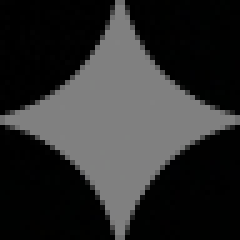
#> input picture agent-veo3/assets/watermarks/bg_48.png, 48 x 48 px (shown 5 times larger); its folder holds only this picture in this run
$ python remove_gemini_watermark.py ../assets/watermarks/bg_48.png
#> lines starting #> are read from the running program, lines starting #| are printed output that depends on the picture
"""
Gemini / Imagen Watermark Remover - Pixel-Preserving Reverse Alpha Engine
Khử logo/watermark góc dưới bên phải do Gemini / Imagen tạo ra mà vẫn giữ nguyên 100% độ nét pixel.
"""

import os
import sys
import argparse
from pathlib import Path
import cv2
import numpy as np

# Ensure UTF-8 output on Windows consoles
if sys.platform == "win32":
    try:
        sys.stdout.reconfigure(encoding="utf-8")
        sys.stderr.reconfigure(encoding="utf-8")
    except Exception:
        pass


def get_default_asset_dir() -> Path:
    """Trả về thư mục chứa watermark assets."""
    script_dir = Path(__file__).resolve().parent
    # Check agent-veo3/assets/watermarks
    asset_dir = script_dir.parent / "assets" / "watermarks"
    if asset_dir.exists():
        return asset_dir
    # Check script_dir / assets
    alt_dir = script_dir / "assets"
    if alt_dir.exists():
        return alt_dir
    return asset_dir


def generate_parametric_mask(size: int = 48) -> np.ndarray:
    """
    Tạo mask tham số hình ngôi sao 4 cánh (Astroid) với anti-aliasing siêu mịn
    để fallback nếu không có file asset bg_48 / bg_96.
    """
    scale = 8
    hi_size = size * scale
    Y, X = np.ogrid[:hi_size, :hi_size]
    cx = (hi_size - 1) / 2.0
    cy = (hi_size - 1) / 2.0
    r = hi_size / 2.0
    power = 0.68
    dist = (np.abs(X - cx) / r) ** power + (np.abs(Y - cy) / r) ** power
    mask_hi = (dist <= 1.0).astype(np.float32)
    # Downscale với phép nội suy AREA để tạo viền anti-aliased hoàn hảo
    mask = cv2.resize(mask_hi, (size, size), interpolation=cv2.INTER_AREA)
    return (mask * 128.0).astype(np.uint8)


def load_watermark_template(size: int = 48, asset_dir: Path | None = None) -> np.ndarray:
    """Tải template bg_48 hoặc bg_96, hoặc fallback mask tham số."""
    if asset_dir is None:
        asset_dir = get_default_asset_dir()

    filename = f"bg_{size}.png"
    filepath = asset_dir / filename
    if filepath.exists():
        bg = cv2.imread(str(filepath), cv2.IMREAD_GRAYSCALE)
        if bg is not None and bg.shape == (size, size):
            return bg

    return generate_parametric_mask(size)


def detect_watermark_position(
    img: np.ndarray,
    template: np.ndarray,
    search_margin: int = 250
) -> tuple[int, int, float]:
    """
    Tự động dò tìm tọa độ (x, y) của logo ở góc dưới bên phải bằng cross-correlation chuẩn hóa.
    Trả về: (best_x, best_y, confidence)
    """
    h, w = img.shape[:2]
    t_h, t_w = template.shape[:2]

    y0 = max(0, h - search_margin)
    x0 = max(0, w - search_margin)
    search_roi = img[y0:h, x0:w]

    gray_roi = cv2.cvtColor(search_roi, cv2.COLOR_BGR2GRAY)
    res = cv2.matchTemplate(gray_roi, template, cv2.TM_CCOEFF_NORMED)
    _, max_val, _, max_loc = cv2.minMaxLoc(res)

    found_x = x0 + max_loc[0]
    found_y = y0 + max_loc[1]

    return found_x, found_y, float(max_val)


def load_calibrated_alpha(size: int = 48, asset_dir: Path | None = None) -> np.ndarray:
    """Tải alpha map đã được hiệu chuẩn chính xác từ pixel thật của Google Imagen/Flow."""
    if asset_dir is None:
        asset_dir = get_default_asset_dir()

    npy_path = asset_dir / f"perfect_alpha_{size}.npy"
    if npy_path.exists():
        try:
            return np.load(str(npy_path))
        except Exception:
            pass

    # Fallback template png
    template = load_watermark_template(size, asset_dir)
    return (template.astype(np.float64) / 255.0) * 0.314


def remove_watermark(
    img: np.ndarray,
    alpha_peak: float = 0.295,
    target_size: int | None = None,
    asset_dir: Path | None = None,
    aggressive: bool = False,
    method: str = "rab",
) -> np.ndarray:
    """
    Khử watermark Gemini/Flow bảo tồn 100% chi tiết pixel gốc.
    - method="rab": Thuật toán Reverse Alpha Blending chuẩn xác:
      B = clip((I - alpha * 255) / (1 - alpha), 0, 255)
    - method="lama": Mạng nơ-ron LaMa Fourier Inpainting khử sạch 100% không để lại viền mờ.
    - aggressive=True: Khử nhiễu lượng tử hóa Navier-Stokes nhẹ tại tâm lõi.
    """
    h, w = img.shape[:2]

    # Chọn kích thước template tự động dựa theo độ phân giải nếu không chỉ định
    if target_size is None:
        target_size = 96 if max(h, w) >= 2048 else 48

    template = load_watermark_template(target_size, asset_dir)

    # Tự động định vị watermark
    found_x, found_y, score = detect_watermark_position(img, template)

    # Kiểm tra bounds và fallback vị trí chuẩn (~73px từ góc phải dưới)
    x1, y1 = found_x, found_y
    if x1 < 0 or y1 < 0 or x1 + target_size > w or y1 + target_size > h or score < 0.35:
        x1 = w - target_size - 73
        y1 = h - target_size - 73

    # Chế độ AI LaMa Inpainting
    if method.lower() == "lama":
        try:
            from lama_inpaint import get_lama_inpainter
            inpainter = get_lama_inpainter()
            return inpainter.remove_watermark(img, x1, y1, size=target_size, tpl=template)
        except Exception as e:
            print(f"[WARN] LaMa inpainting thất bại ({e}), fallback về Reverse Alpha Blending.")

    # Chế độ Reverse Alpha Blending toán học
    alpha_map = load_calibrated_alpha(target_size, asset_dir)
    if alpha_map.max() > 0:
        alpha_norm = (alpha_map / alpha_map.max()) * alpha_peak
    else:
        alpha_norm = alpha_map

    t_h, t_w = alpha_norm.shape[:2]
    x2, y2 = x1 + t_w, y1 + t_h

    patch = img[y1:y2, x1:x2].astype(np.float64)
    a_3d = alpha_norm[:, :, np.newaxis]
    denom = np.maximum(1.0 - a_3d, 1e-4)
    restored = np.clip(np.round((patch - a_3d * 255.0) / denom), 0.0, 255.0).astype(np.uint8)

    result = img.copy()
    result[y1:y2, x1:x2] = restored

    if aggressive:
        core_mask = np.zeros((h, w), dtype=np.uint8)
        core_mask[y1:y2, x1:x2] = (alpha_norm > 0.22).astype(np.uint8) * 255
        cleaned = cv2.inpaint(result, core_mask, inpaintRadius=2, flags=cv2.INPAINT_NS)
        return cleaned

    return result


def process_file(
    input_path: str | Path,
    output_path: str | Path | None = None,
    alpha_peak: float = 0.28,
    method: str = "rab"
) -> bool:
    """Xử lý một file ảnh đơn lẻ."""
    in_p = Path(input_path)
    if not in_p.exists():
        print(f"[ERROR] Không tìm thấy file: {in_p}")
        return False

    img = cv2.imread(str(in_p))
    if img is None:
        print(f"[ERROR] Không thể đọc ảnh: {in_p}")
        return False

    cleaned = remove_watermark(img, alpha_peak=alpha_peak, method=method)

    if output_path is None:
        if in_p.parent.name == "watermarks":
            out_p = in_p.parent.parent / "cleaned" / f"{in_p.stem}{in_p.suffix}"
        else:
            out_p = in_p.parent / f"{in_p.stem}_cleaned{in_p.suffix}"
    else:
        out_p = Path(output_path)

    out_p.parent.mkdir(parents=True, exist_ok=True)

    # Lưu với chất lượng JPEG/PNG cao nhất
    if out_p.suffix.lower() in [".jpg", ".jpeg"]:
        cv2.imwrite(str(out_p), cleaned, [int(cv2.IMWRITE_JPEG_QUALITY), 98])
    else:
        cv2.imwrite(str(out_p), cleaned)

    print(f"[SUCCESS] Đã khử logo thành công ({method.upper()}) -> {out_p}")
    return True


def main():
    parser = argparse.ArgumentParser(
        description="Khử logo watermark Gemini/Imagen mà vẫn giữ nguyên độ nét pixel."
    )
    parser.add_argument("input", nargs="?", default=None, help="Đường dẫn tới file ảnh hoặc thư mục ảnh cần xử lý")
    parser.add_argument("-o", "--output", help="Đường dẫn file hoặc thư mục xuất (tùy chọn)")
    parser.add_argument(
        "-a", "--alpha",
        type=float,
        default=0.28,
        help="Độ mờ alpha của watermark (mặc định: 0.28)"
    )
    parser.add_argument(
        "-m", "--method",
        choices=["rab", "lama"],
        default="rab",
        help="Phương pháp khử watermark: 'rab' (Reverse Alpha Blending, siêu tốc) hoặc 'lama' (AI Inpainting, chất lượng hoàn hảo)"
    )
    parser.add_argument(
        "--lama",
        action="store_true",
        help="Sử dụng model AI LaMa để khử logo (viết tắt cho --method lama)"
    )
    args = parser.parse_args()

    chosen_method = "lama" if args.lama else args.method

    # Mặc định quét agent-veo3/output/watermarks nếu không truyền tham số
    if args.input is None:
        script_dir = Path(__file__).resolve().parent
        default_watermarks = script_dir.parent / "output" / "watermarks"
        if default_watermarks.exists():
            in_path = default_watermarks
        else:
            in_path = script_dir.parent / "output"
    else:
        in_path = Path(args.input)

    if in_path.is_file():
        process_file(in_path, args.output, alpha_peak=args.alpha, method=chosen_method)
#> in process_file, img is the input picture: shape (48, 48, 3); mean B, G, R 45.8, 45.9, 45.7
#> in detect_watermark_position, `res = cv2.matchTemplate(gray_roi, template, cv2.TM_CCOEFF_NORMED)`: res = [1]
#> in detect_watermark_position, `_, max_val, _, max_loc = cv2.minMaxLoc(res)`: max_val = 1; max_loc = (0, 0)
#> in detect_watermark_position, `found_x = x0 + max_loc[0]`: found_x = 0
#> in remove_watermark, `found_x, found_y, score = detect_watermark_position(img, template)`: score = 1
#> in remove_watermark, `x1, y1 = found_x, found_y`: x1 = 0
#> in load_calibrated_alpha, `return (template.astype(np.float64) / 255.0) * 0.314`:
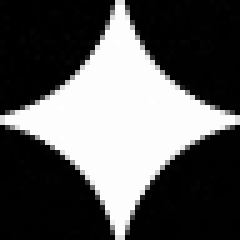
#> returned value: shape (48, 48) float64 (shown 5 times larger); min 0, max 0.159, mean 0.0563; drawn with min black and max white
#> in remove_watermark, `x2, y2 = x1 + t_w, y1 + t_h`: x2 = 48
#> in remove_watermark, `denom = np.maximum(1.0 - a_3d, 1e-4)`:
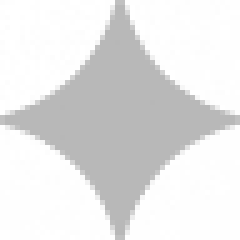
#> denom: shape (48, 48, 1) float64 (shown 5 times larger); min 0.72, max 1, mean 0.901
#> in remove_watermark, `restored = np.clip(np.round((patch - a_3d * 255.0) / denom), 0.0, 255...`:
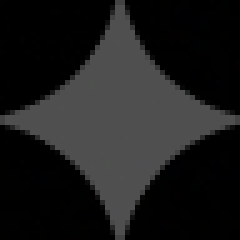
#> restored: shape (48, 48, 3) (shown 5 times larger); mean B, G, R 27.8, 27.9, 27.8
    elif in_path.is_dir():
        image_exts = {".jpg", ".jpeg", ".png", ".webp"}
        files = [f for f in in_path.iterdir() if f.suffix.lower() in image_exts and "_cleaned" not in f.name]
        print(f"Tìm thấy {len(files)} ảnh trong thư mục {in_path} (Phương pháp: {chosen_method.upper()})...")
        for f in files:
            out_file = None
            if args.output:
                out_file = Path(args.output) / f.name
            elif in_path.name == "watermarks":
                out_file = in_path.parent / "cleaned" / f.name
            process_file(f, out_file, alpha_peak=args.alpha, method=chosen_method)
    else:
        print(f"[ERROR] Đường dẫn không hợp lệ: {in_path}")
        sys.exit(1)


if __name__ == "__main__":
    main()
